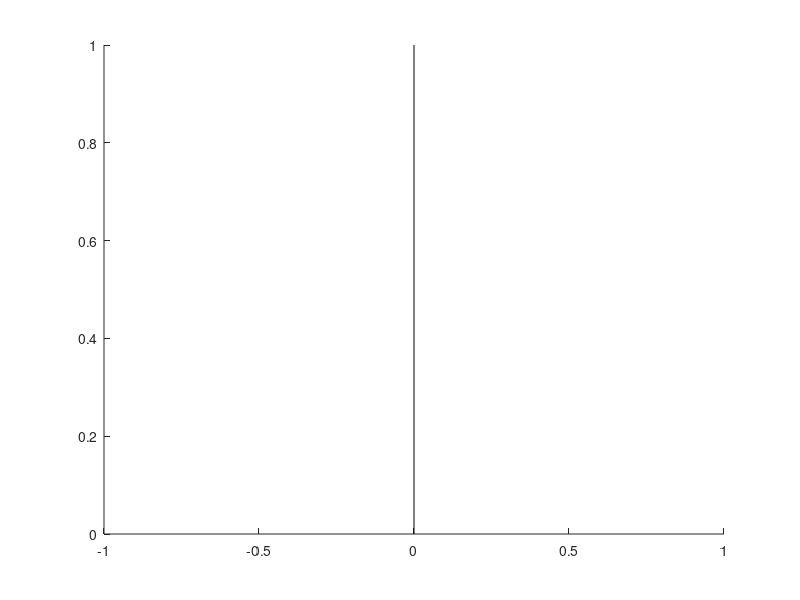

Reproduce this figure in MATLAB.
function [h]=lineatzero(a,xval, varargin)
%function [h]=lineatzero(a,xval)
%print straight line starting at x=0 from minimal to maximum yvalue
% unless x is specified in xval, a is axis handle
if nargin<1
    a=gca;
    xval=0;
    col='r';
   
end

if nargin<=2
    xval=0;
    col=[0 0 0];
end

if nargin>2
    col=varargin{1};
end
% multiple axes k

[y]=ylim(a);
maxi=max(y);
mini=min(y);

axes(a);
h=line([xval xval],[mini maxi],'color',col);

